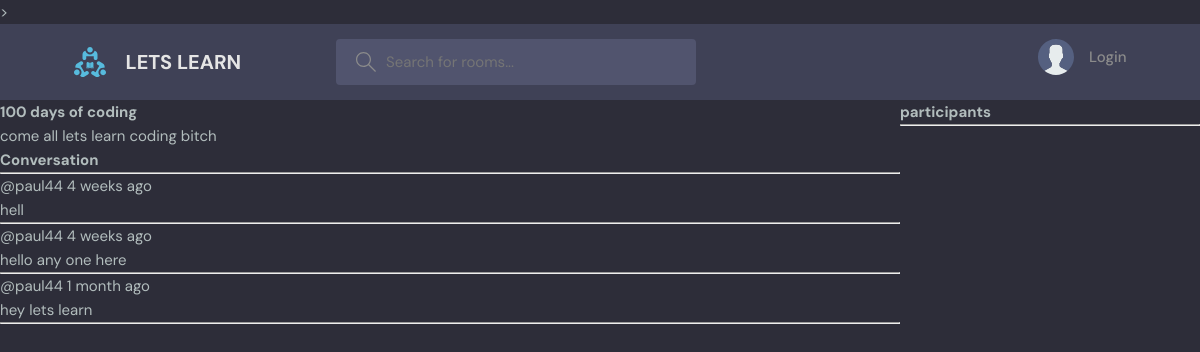
/room/5/, run on the app's committed database.
### base/models.py (models this page shows, shortened)
class Room(models.Model):
    host = topic =models.ForeignKey(User, on_delete=models.SET_NULL, null = True)
    topic = models.ForeignKey(Topic, on_delete=models.SET_NULL, null = True)
    name = models.CharField(max_length=200)
    description = models.TextField(null=True, blank=True)
    participants =models.ManyToManyField(User, related_name='participants', blank= True)
    updated = models.DateTimeField(auto_now=True)
    created = models.DateTimeField(auto_now_add=True)
    class Meta:
         ordering = ['-updated', '-created']

class Message(models.Model):
        user =models.ForeignKey(User, on_delete= models.CASCADE)
        room = models.ForeignKey('Room', on_delete= models.CASCADE)
        body = models.TextField()
        updated = models.DateTimeField(auto_now=True)
        created = models.DateTimeField(auto_now_add=True)
        class Meta:
         ordering = ['-updated', '-created']

### base/views.py (the view, shortened to what this page needs)
# urls.py: path('room/<str:pk>/', views.room, name= 'room'),
def room(request, pk):
    room = Room.objects.get(id=pk)
    room_messages = room.message_set.all().order_by('-created')
    participants = room.participants.all()
    context = {'room' : room, 'room_messages': room_messages,
               'participants': participants}
    return render(request, 'base/room.html', context)

### base/templates/base/room.html (shortened to what this page needs)
{% extends 'main.html' %}
{%block content %}
<div class="room-container">
    <div>
        <h1>{{room.name}}</h1>
        <P>{{room.description}}</P>
        <div class="comment_wrapper">
            <h3>Conversation</h3>
            <hr>
            {% for message in room_messages %}
                <div>
                    <small>
                        @{{message.user}} {{message.created|timesince}} ago</small>
                        <p>{{message.body}}</p>
                        <hr>
                </div>
            {%endfor%}
        </div>
    </div>
    <div>
        <h3>participants</h3>
        <hr>
    </div>
</div>
{% endblock %}

### static/styles/style.css (style rules this page uses)
:root { --color-main: #71c6dd; --color-main-light: #e1f6fb; --color-dark: #3f4156; --color-dark-medium: #51546e; --color-dark-light: #696d97; --color-light: #e5e5e5; --color-gray: #8b8b8b; --color-light-gray: #b2bdbd; --color-bg: #2d2d39; --color-success: #5dd693; --color-error: #fc4b0b; }
* { font-family: "DM Sans", -apple-system, BlinkMacSystemFont, "Segoe UI", Roboto, Oxygen, Ubuntu, Cantarell, "Open Sans", "Helvetica Neue", sans-serif; margin: 0; padding: 0; box-sizing: border-box; text-rendering: optimizeLegibility; font-size: inherit; }
html { font-size: 56.25%; }
@media only screen and (min-width: 1200px) { html { font-size: 62.5%; } }
body { line-height: 1.6; font-weight: 400; font-size: 1.5rem; color: var(--color-light-gray); background-color: var(--color-bg); min-height: 100vh; }

### base/templates/base/room.html (style rules this page uses)
.room-container { display:grid; grid-template-columns: 3fr 1fr; }

### data on the page
Room: name "100 days of coding", description "come all lets learn coding bitch"
Message: user "paul44", created "4 weeks", body "hell"
Message: user "paul44", created "4 weeks", body "hello any one here"
Message: user "paul44", created "1 month", body "hey lets learn"
